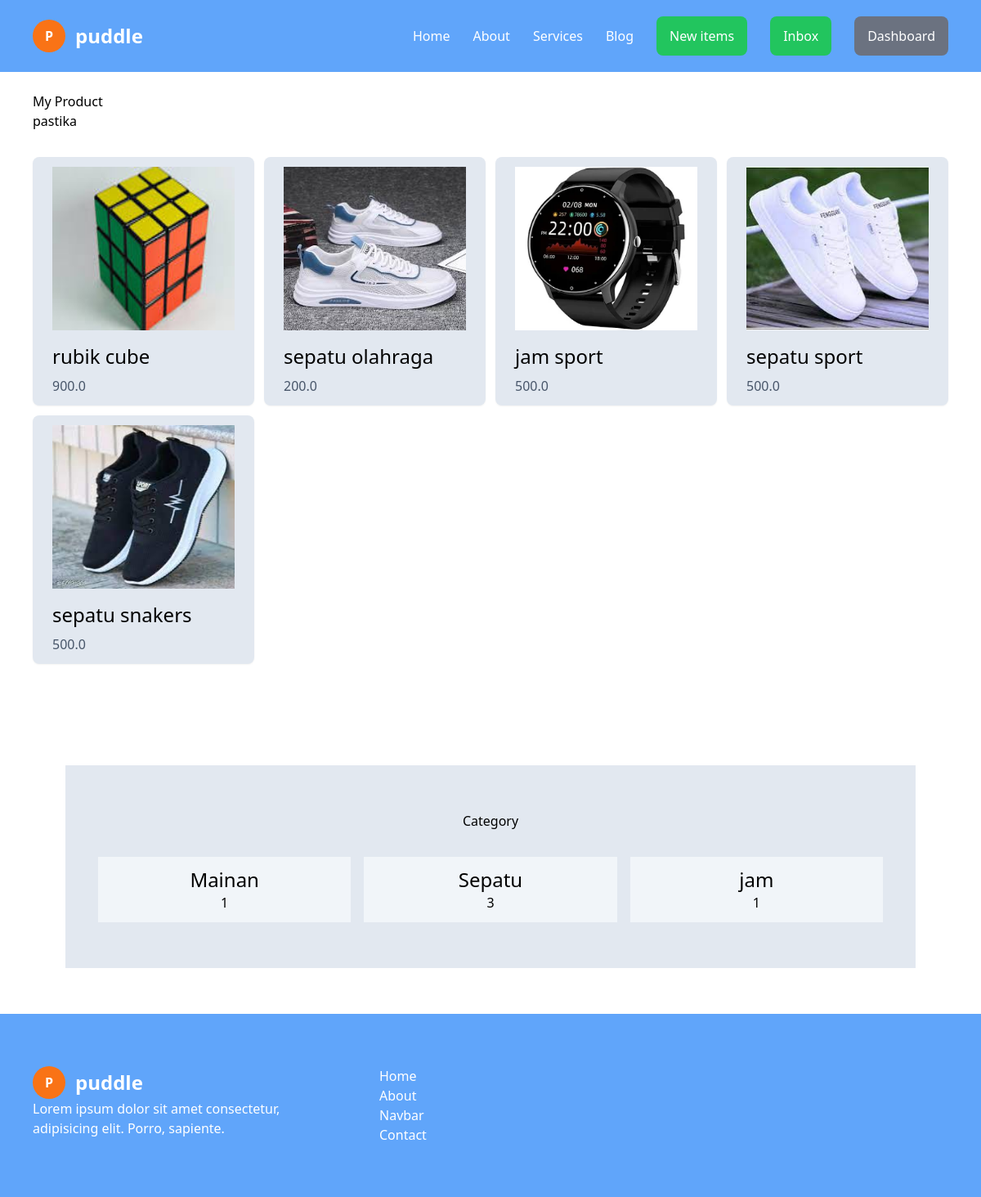
The app's page / (signed in) with its own data.
### items/models.py (models this page shows, shortened)
class Items(models.Model):
    category = models.ForeignKey(Category, related_name="items", on_delete=models.CASCADE)
    nama = models.CharField(max_length=200)
    description = models.TextField(null=True, blank=True)
    price = models.FloatField()
    image = models.ImageField(upload_to="item_images", blank=True, null=True )
    is_sold = models.BooleanField(default=False)
    created_by = models.ForeignKey(User, related_name="user", on_delete=models.CASCADE)
    created_at = models.DateTimeField(auto_now_add=True)
    class Meta:
        verbose_name_plural = 'Items'

class Category(models.Model):
    nama = models.CharField(max_length=200);
    class Meta:
        ordering = ('nama',)

### core/views.py (the view)
# urls.py: path('', index, name="index"),
def index(request):
    categories = Category.objects.all()
    items = Items.objects.filter(is_sold = False)[0:6]
    return render(request, 'core/index.html', {
        "categories":categories,
        "items":items
    })

### core/templates/core/index.html (shortened to what this page needs)
{% extends 'core/core.html' %}
{% block content %}
   <div class="pt-28 px-10">
     <h1>My Product</h1>
     <h1>{{request.user}}</h1>
      <div class="mt-8 grid grid-cols-4 gap-3">
        {% for item in items %}
           <a href="{% url 'detaill' item.id %}">
              <div class="py-3 px-6 rounded-lg shadow-sm bg-slate-200">
                <img src="{{item.image.url}}" class="w-full h-[200px]" alt="">
                <h1 class="text-2xl mt-4 mb-2">{{item.nama}}</h1>
                <p class="text-slate-600">{{item.price}}</p>
              </div>
           </a>
        {% endfor %}
      </div>
      <div class="mt-24 px-10 pb-14 pt-7">
         <div class="bg-slate-200 py-14">
            <h1 class="text-center mb-8">Category</h1>
            <div class="grid gap-4 grid-cols-3 px-10">
                {% for category in categories %}
                  <div class="px-4 py-3 text-center bg-slate-100">
                    <h1 class="text-2xl">{{category.nama}}</h1>
                    <p>{{category.items.count}}</p>
                  </div>
                {% endfor %}
            </div>
         </div>
      </div>
   </div>
{% endblock %}

### records on screen
Items: image (picture), nama "rubik cube", price "900.0"
Items: image (picture), nama "sepatu olahraga", price "200.0"
Items: image (picture), nama "jam sport", price "500.0"
Items: image (picture), nama "sepatu sport", price "500.0"
Items: image (picture), nama "sepatu snakers", price "500.0"
Category: nama "Mainan", items.count "1"
Category: nama "Sepatu", items.count "3"
Category: nama "jam", items.count "1"

### other values on screen
{{ request.user }} "pastika"
